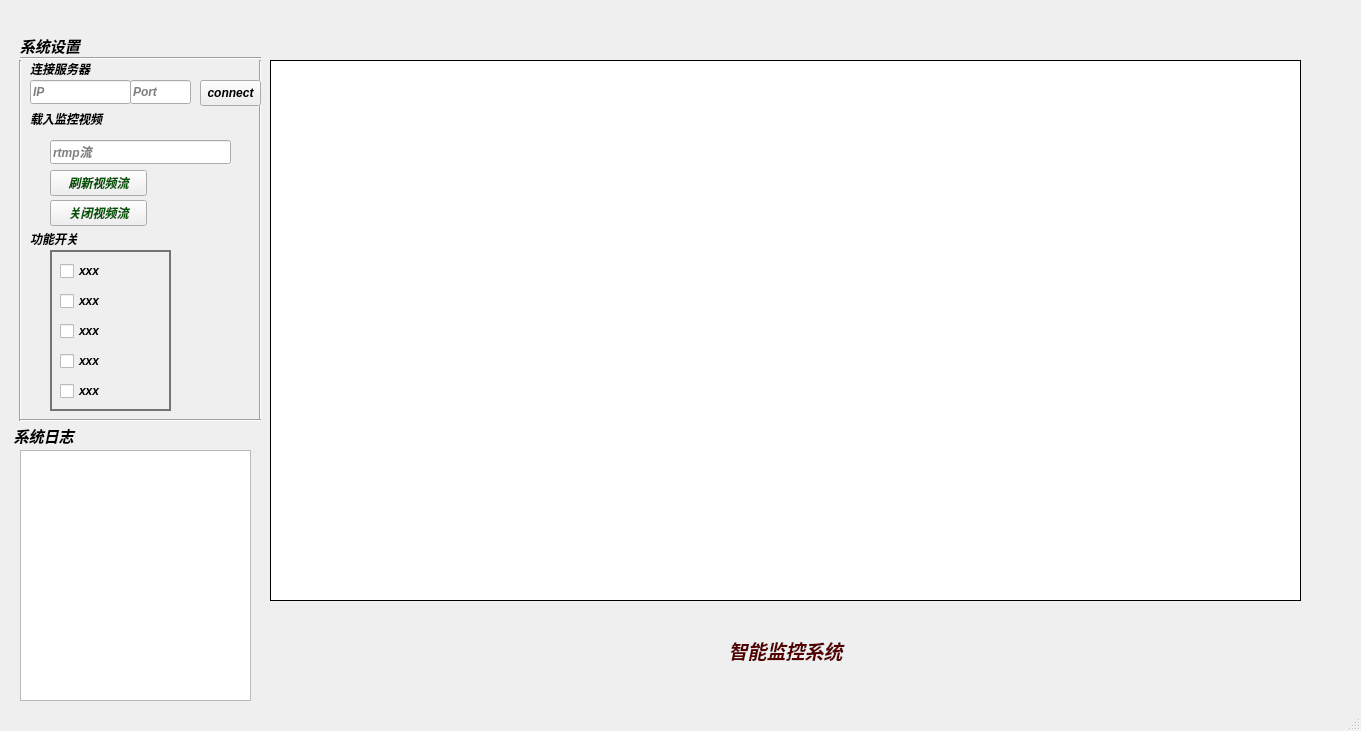
<?xml version="1.0" encoding="UTF-8"?>
<ui version="4.0">
 <class>MainWindow</class>
 <widget class="QMainWindow" name="MainWindow">
  <property name="geometry">
   <rect>
    <x>0</x>
    <y>0</y>
    <width>1361</width>
    <height>731</height>
   </rect>
  </property>
  <property name="font">
   <font>
    <weight>75</weight>
    <italic>true</italic>
    <bold>true</bold>
   </font>
  </property>
  <property name="windowTitle">
   <string>MainWindow</string>
  </property>
  <widget class="QWidget" name="centralwidget">
   <widget class="QLabel" name="video_plate">
    <property name="geometry">
     <rect>
      <x>270</x>
      <y>60</y>
      <width>1031</width>
      <height>541</height>
     </rect>
    </property>
    <property name="styleSheet">
     <string notr="true">border-width: 1px;
background-color: rgb(255, 255, 255);
border-style: solid;
border-color: rgb(0, 0, 0)</string>
    </property>
    <property name="text">
     <string/>
    </property>
   </widget>
   <widget class="QLabel" name="label_2">
    <property name="geometry">
     <rect>
      <x>20</x>
      <y>20</y>
      <width>91</width>
      <height>51</height>
     </rect>
    </property>
    <property name="palette">
     <palette>
      <active/>
      <inactive/>
      <disabled/>
     </palette>
    </property>
    <property name="font">
     <font>
      <family>Trebuchet MS</family>
      <pointsize>11</pointsize>
      <weight>75</weight>
      <italic>true</italic>
      <bold>true</bold>
     </font>
    </property>
    <property name="styleSheet">
     <string notr="true">font-weight:bold
</string>
    </property>
    <property name="text">
     <string>系统设置</string>
    </property>
   </widget>
   <widget class="QLabel" name="label_3">
    <property name="geometry">
     <rect>
      <x>30</x>
      <y>230</y>
      <width>81</width>
      <height>17</height>
     </rect>
    </property>
    <property name="styleSheet">
     <string notr="true">font-weight:bold</string>
    </property>
    <property name="text">
     <string>功能开关</string>
    </property>
   </widget>
   <widget class="QLabel" name="label_4">
    <property name="geometry">
     <rect>
      <x>30</x>
      <y>110</y>
      <width>91</width>
      <height>17</height>
     </rect>
    </property>
    <property name="styleSheet">
     <string notr="true">font-weight:bold</string>
    </property>
    <property name="text">
     <string>载入监控视频</string>
    </property>
   </widget>
   <widget class="QLabel" name="label_5">
    <property name="geometry">
     <rect>
      <x>50</x>
      <y>250</y>
      <width>121</width>
      <height>161</height>
     </rect>
    </property>
    <property name="styleSheet">
     <string notr="true">border-width: 2px;
border-color: rgb(116, 116, 116);
border-style: solid;</string>
    </property>
    <property name="text">
     <string/>
    </property>
   </widget>
   <widget class="QCheckBox" name="target_detect">
    <property name="geometry">
     <rect>
      <x>60</x>
      <y>260</y>
      <width>99</width>
      <height>22</height>
     </rect>
    </property>
    <property name="text">
     <string>xxx</string>
    </property>
   </widget>
   <widget class="QCheckBox" name="traffic_light_detect">
    <property name="geometry">
     <rect>
      <x>60</x>
      <y>290</y>
      <width>99</width>
      <height>22</height>
     </rect>
    </property>
    <property name="text">
     <string>xxx</string>
    </property>
   </widget>
   <widget class="QCheckBox" name="cars_detect">
    <property name="geometry">
     <rect>
      <x>60</x>
      <y>320</y>
      <width>99</width>
      <height>22</height>
     </rect>
    </property>
    <property name="text">
     <string>xxx</string>
    </property>
   </widget>
   <widget class="QCheckBox" name="people_detect">
    <property name="geometry">
     <rect>
      <x>60</x>
      <y>350</y>
      <width>99</width>
      <height>22</height>
     </rect>
    </property>
    <property name="text">
     <string>xxx</string>
    </property>
   </widget>
   <widget class="QPushButton" name="openFIleButton">
    <property name="geometry">
     <rect>
      <x>50</x>
      <y>170</y>
      <width>97</width>
      <height>26</height>
     </rect>
    </property>
    <property name="styleSheet">
     <string notr="true">fo
font: 12pt &quot;Abyssinica SIL&quot;;
color: rgb(0, 85, 0);</string>
    </property>
    <property name="text">
     <string>刷新视频流</string>
    </property>
   </widget>
   <widget class="QLabel" name="aboutLabel">
    <property name="geometry">
     <rect>
      <x>470</x>
      <y>620</y>
      <width>631</width>
      <height>61</height>
     </rect>
    </property>
    <property name="font">
     <font>
      <family>楷体</family>
      <pointsize>14</pointsize>
     </font>
    </property>
    <property name="styleSheet">
     <string notr="true">color: rgb(85, 0, 0);</string>
    </property>
    <property name="text">
     <string>智能监控系统</string>
    </property>
    <property name="alignment">
     <set>Qt::AlignCenter</set>
    </property>
   </widget>
   <widget class="QCheckBox" name="license_plate_detect">
    <property name="geometry">
     <rect>
      <x>60</x>
      <y>380</y>
      <width>99</width>
      <height>22</height>
     </rect>
    </property>
    <property name="text">
     <string>xxx</string>
    </property>
   </widget>
   <widget class="QLabel" name="label_9">
    <property name="geometry">
     <rect>
      <x>10</x>
      <y>410</y>
      <width>91</width>
      <height>51</height>
     </rect>
    </property>
    <property name="palette">
     <palette>
      <active/>
      <inactive/>
      <disabled/>
     </palette>
    </property>
    <property name="font">
     <font>
      <family>Trebuchet MS</family>
      <pointsize>11</pointsize>
      <weight>75</weight>
      <italic>true</italic>
      <bold>true</bold>
     </font>
    </property>
    <property name="styleSheet">
     <string notr="true">font-weight:bold
</string>
    </property>
    <property name="text">
     <string> 系统日志</string>
    </property>
   </widget>
   <widget class="QTextEdit" name="textEdit">
    <property name="geometry">
     <rect>
      <x>20</x>
      <y>450</y>
      <width>231</width>
      <height>251</height>
     </rect>
    </property>
   </widget>
   <widget class="Line" name="line">
    <property name="geometry">
     <rect>
      <x>10</x>
      <y>60</y>
      <width>20</width>
      <height>361</height>
     </rect>
    </property>
    <property name="orientation">
     <enum>Qt::Vertical</enum>
    </property>
   </widget>
   <widget class="Line" name="line_2">
    <property name="geometry">
     <rect>
      <x>250</x>
      <y>60</y>
      <width>20</width>
      <height>361</height>
     </rect>
    </property>
    <property name="orientation">
     <enum>Qt::Vertical</enum>
    </property>
   </widget>
   <widget class="Line" name="line_3">
    <property name="geometry">
     <rect>
      <x>20</x>
      <y>400</y>
      <width>241</width>
      <height>41</height>
     </rect>
    </property>
    <property name="orientation">
     <enum>Qt::Horizontal</enum>
    </property>
   </widget>
   <widget class="Line" name="line_4">
    <property name="geometry">
     <rect>
      <x>20</x>
      <y>50</y>
      <width>241</width>
      <height>16</height>
     </rect>
    </property>
    <property name="orientation">
     <enum>Qt::Horizontal</enum>
    </property>
   </widget>
   <widget class="QPushButton" name="closeFileButton">
    <property name="geometry">
     <rect>
      <x>50</x>
      <y>200</y>
      <width>97</width>
      <height>26</height>
     </rect>
    </property>
    <property name="styleSheet">
     <string notr="true">fo
font: 12pt &quot;Abyssinica SIL&quot;;
color: rgb(0, 85, 0);</string>
    </property>
    <property name="text">
     <string>关闭视频流</string>
    </property>
   </widget>
   <widget class="QLineEdit" name="lineEdit">
    <property name="geometry">
     <rect>
      <x>50</x>
      <y>140</y>
      <width>181</width>
      <height>24</height>
     </rect>
    </property>
    <property name="placeholderText">
     <string>rtmp流</string>
    </property>
   </widget>
   <widget class="QLabel" name="label_8">
    <property name="geometry">
     <rect>
      <x>30</x>
      <y>60</y>
      <width>91</width>
      <height>17</height>
     </rect>
    </property>
    <property name="styleSheet">
     <string notr="true">font-weight:bold</string>
    </property>
    <property name="text">
     <string>连接服务器</string>
    </property>
   </widget>
   <widget class="QLineEdit" name="lineEdit_2">
    <property name="geometry">
     <rect>
      <x>30</x>
      <y>80</y>
      <width>101</width>
      <height>24</height>
     </rect>
    </property>
    <property name="text">
     <string/>
    </property>
    <property name="placeholderText">
     <string>IP</string>
    </property>
   </widget>
   <widget class="QLineEdit" name="lineEdit_3">
    <property name="geometry">
     <rect>
      <x>130</x>
      <y>80</y>
      <width>61</width>
      <height>24</height>
     </rect>
    </property>
    <property name="text">
     <string/>
    </property>
    <property name="placeholderText">
     <string>Port</string>
    </property>
   </widget>
   <widget class="QPushButton" name="pushButton">
    <property name="geometry">
     <rect>
      <x>200</x>
      <y>80</y>
      <width>61</width>
      <height>26</height>
     </rect>
    </property>
    <property name="text">
     <string>connect</string>
    </property>
   </widget>
  </widget>
  <widget class="QMenuBar" name="menubar">
   <property name="geometry">
    <rect>
     <x>0</x>
     <y>0</y>
     <width>1361</width>
     <height>22</height>
    </rect>
   </property>
  </widget>
  <widget class="QStatusBar" name="statusbar"/>
 </widget>
 <resources/>
 <connections/>
</ui>
